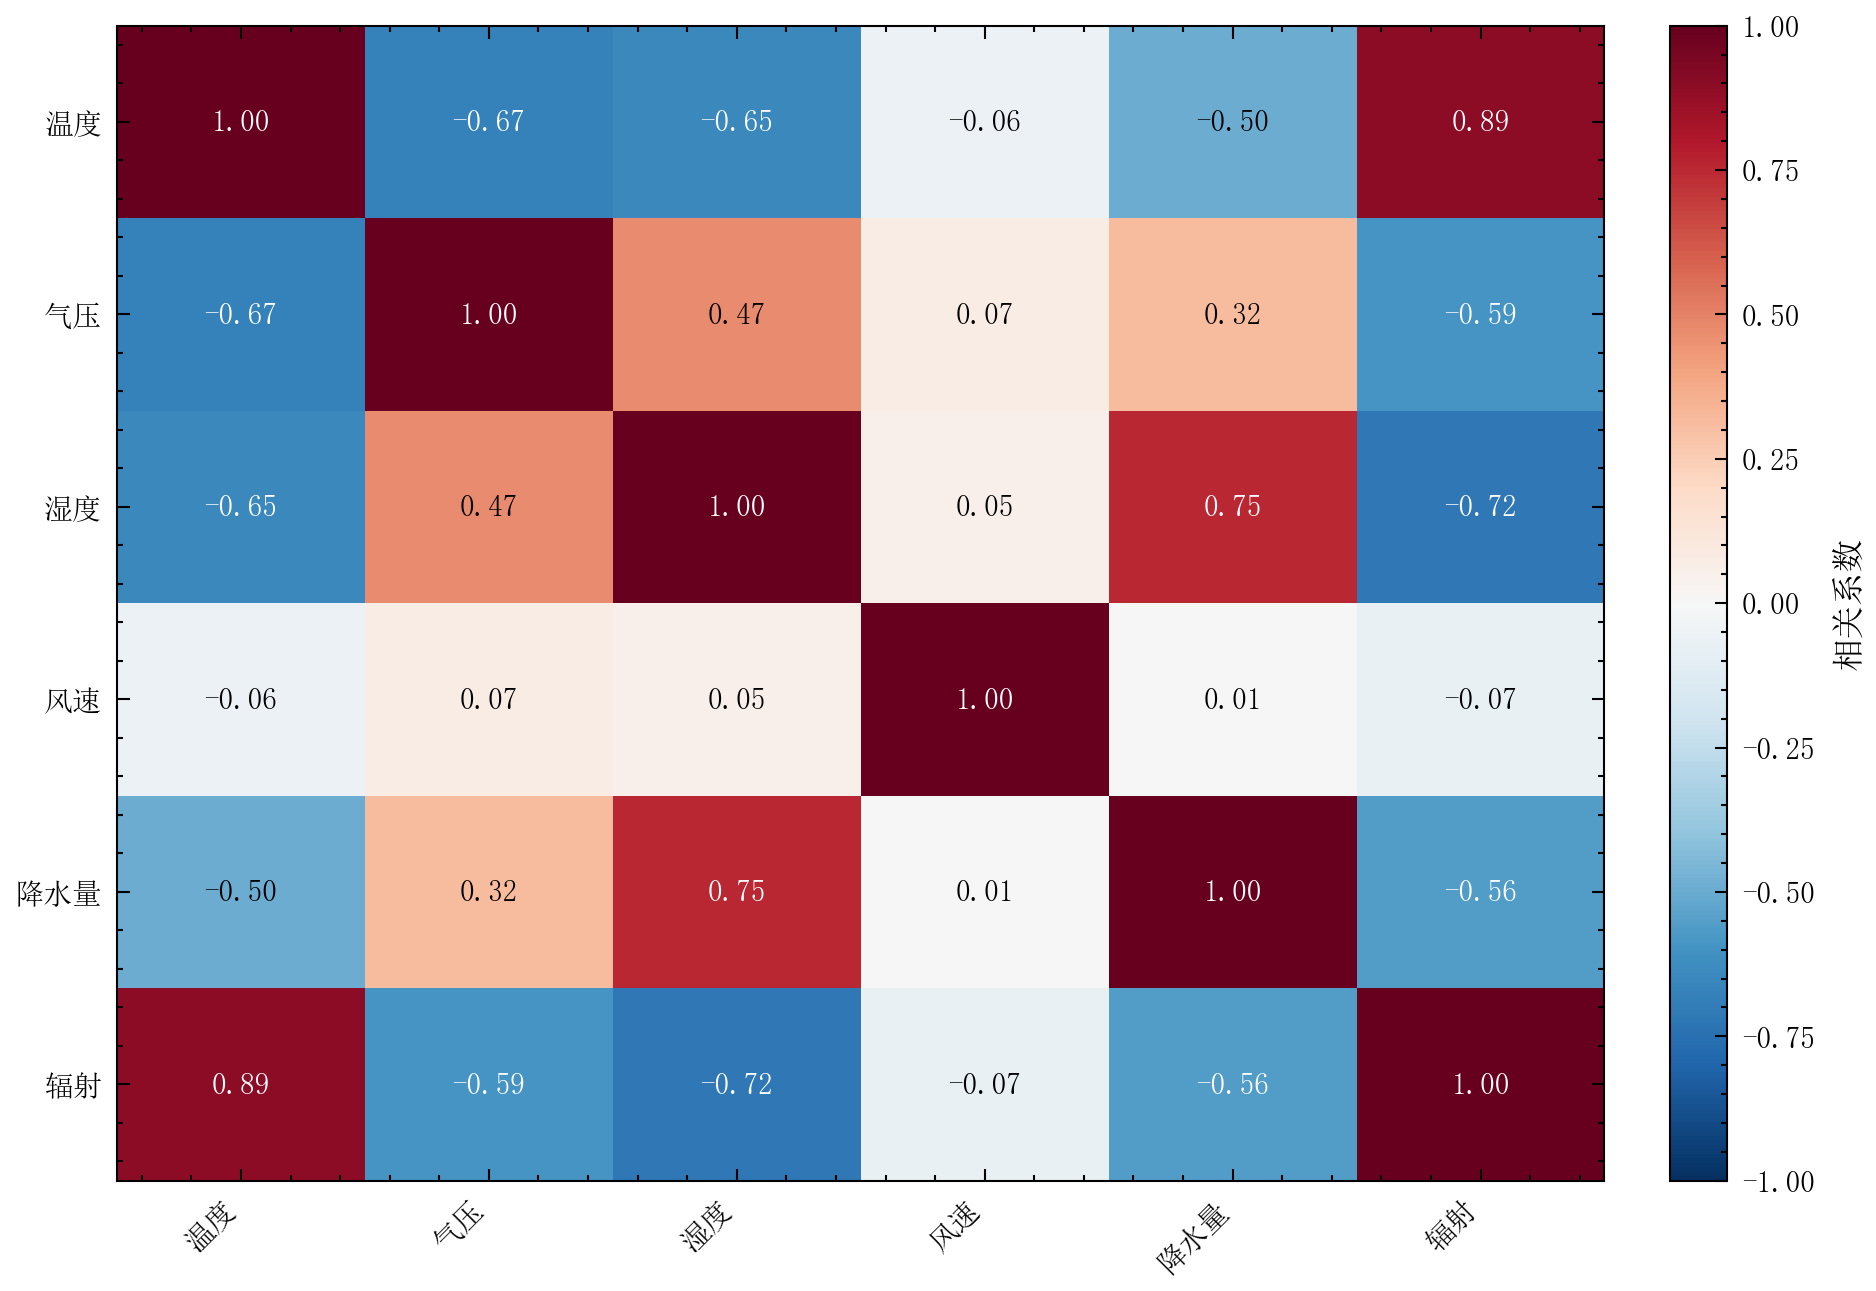

Here is the Python script that generated this plot:
"""
05_heatmap.py — 相关系数矩阵热力图

展示 SciPlot 的 plot_heatmap() 功能：6 个气象变量之间的皮尔逊相关系数矩阵。
使用 RdBu_r 发散色标，显示数值标注，Nature 默认样式，中文标签。
"""

import numpy as np
import sciplot as sp

# 可复现随机种子
np.random.seed(42)

# ── 数据生成 ──────────────────────────────────────────────────
# 模拟 6 个气象变量的观测数据（365 天）
n_days = 365

# 温度 (°C)：季节性 + 随机波动
day_of_year = np.arange(n_days)
temperature = 15 + 12 * np.sin(2 * np.pi * (day_of_year - 80) / 365) + np.random.normal(0, 2, n_days)

# 气压 (hPa)：与温度负相关
pressure = 1015 - 0.3 * temperature + np.random.normal(0, 3, n_days)

# 相对湿度 (%)：与温度负相关，与降水正相关
humidity = 70 - 0.5 * temperature + np.random.normal(0, 5, n_days)

# 风速 (m/s)：独立变量
wind_speed = 4.5 + np.random.exponential(2, n_days)

# 降水量 (mm)：与湿度正相关
precipitation = np.maximum(0, 0.5 * humidity - 20 + np.random.exponential(3, n_days))

# 太阳辐射 (W/m²)：与温度正相关，与湿度负相关
radiation = 200 + 3 * temperature - 1.5 * humidity + np.random.normal(0, 15, n_days)

# 组装数据矩阵
data_matrix = np.column_stack([
    temperature, pressure, humidity, wind_speed, precipitation, radiation
])

# 计算皮尔逊相关系数矩阵
corr_matrix = np.corrcoef(data_matrix.T)

# ── 变量标签 ──────────────────────────────────────────────────
var_labels = [
    "温度", "气压", "湿度", "风速", "降水量", "辐射"
]

# ── 绘图 ──────────────────────────────────────────────────────
fig, ax = sp.plot_heatmap(
    corr_matrix,
    row_labels=var_labels,
    col_labels=var_labels,
    cmap="RdBu_r",
    vmin=-1,
    vmax=1,
    show_values=True,
    fmt=".2f",
    colorbar_label="相关系数",
)

# ── 保存 ──────────────────────────────────────────────────────
sp.save(fig, "showcase/05_heatmap", formats=("png",), dpi=300)
